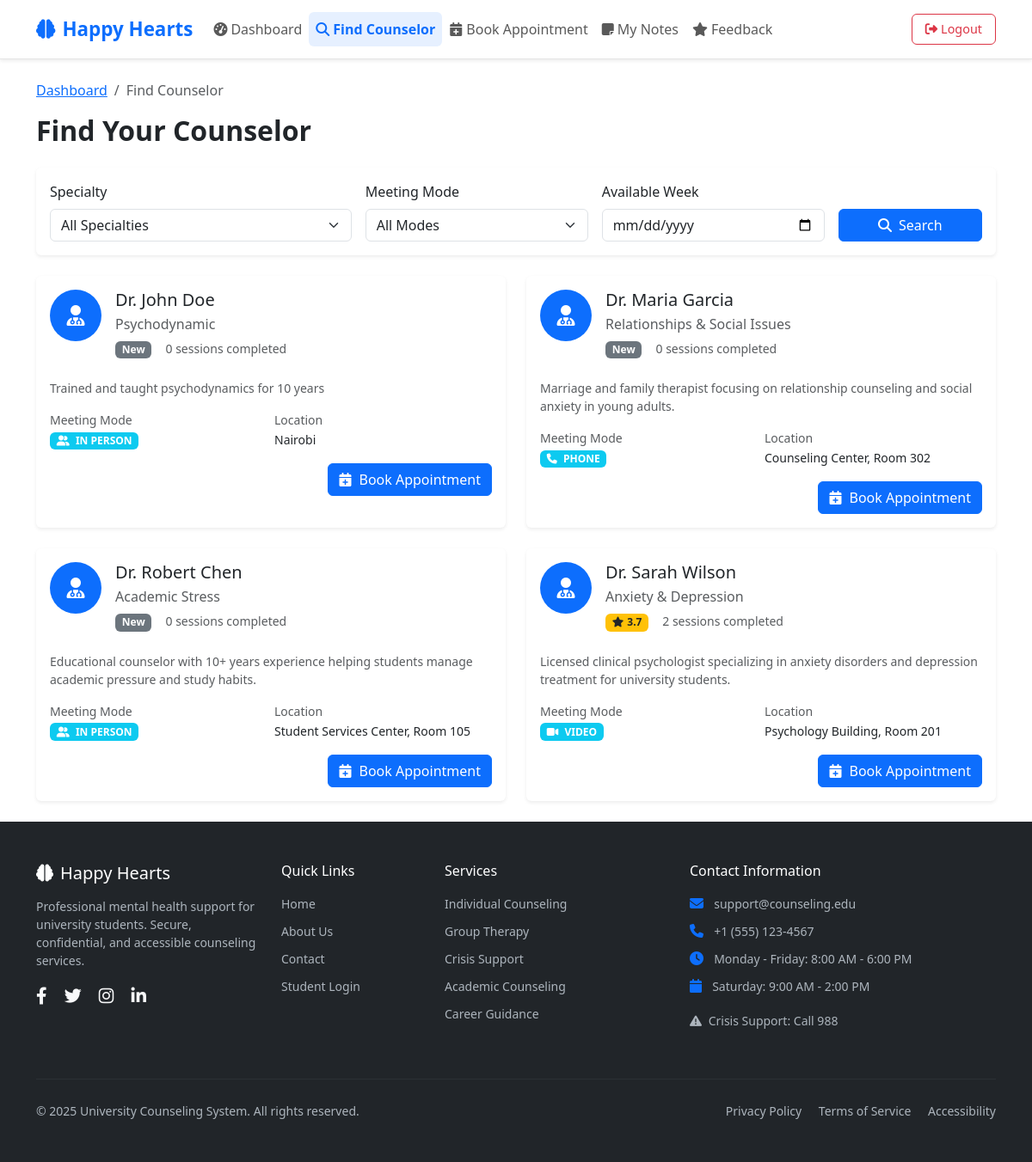
Page /student/find_counselor.php (signed in) on the earlier database version.
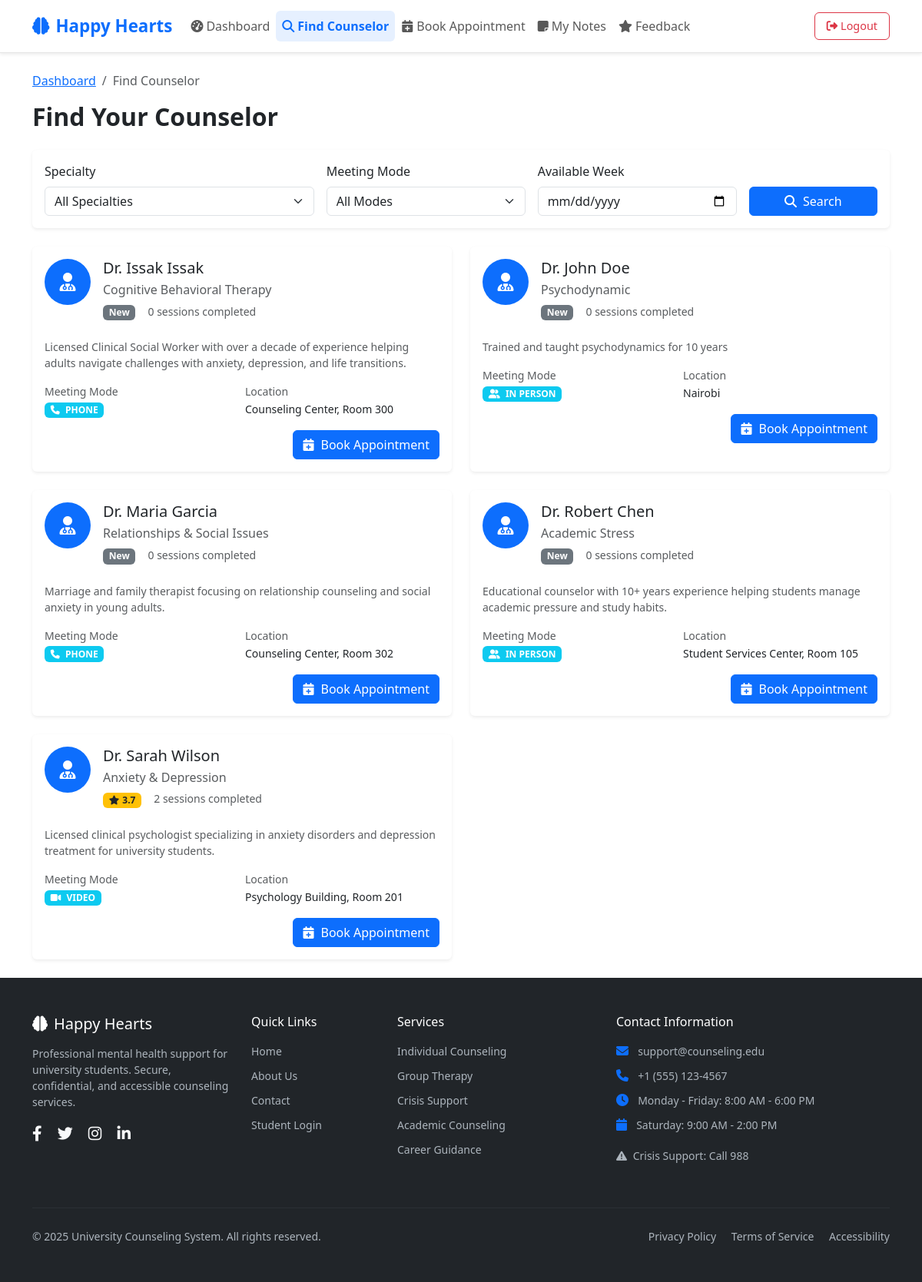
Same page on the later database version.
### tables this page shows
CREATE TABLE `counselor_profiles` (
  `user_id` bigint NOT NULL,
  `specialty` varchar(150) DEFAULT NULL,
  `meeting_mode` enum('IN_PERSON','VIDEO','PHONE') DEFAULT NULL,
  `bio` text,
  `location` varchar(150) DEFAULT NULL,
  PRIMARY KEY (`user_id`),
  CONSTRAINT `counselor_profiles_ibfk_1` FOREIGN KEY (`user_id`) REFERENCES `users` (`id`) ON DELETE CASCADE
);

CREATE TABLE `users` (
  `id` bigint NOT NULL AUTO_INCREMENT,
  `role` enum('STUDENT','COUNSELOR','ADMIN') NOT NULL,
  `name` varchar(150) NOT NULL,
  `email` varchar(150) NOT NULL,
  `password_hash` varchar(255) NOT NULL,
  `phone` varchar(20) DEFAULT NULL,
  `created_at` timestamp NULL DEFAULT CURRENT_TIMESTAMP,
  PRIMARY KEY (`id`),
  UNIQUE KEY `email` (`email`)
);

### student/find_counselor.php (the view, shortened to what the changed rows need)
<?php
require_once '../config/db.php';
$where_conditions = ['u.role = "COUNSELOR"'];
$params = [];
$date_condition = '';
$where_clause = implode(' AND ', $where_conditions) . $date_condition;
$sql = "SELECT u.*, cp.specialty, cp.meeting_mode, cp.bio, cp.location,
        (SELECT AVG(f.rating) FROM feedback f
         JOIN sessions s ON f.session_id = s.id
         JOIN appointments a ON s.appointment_id = a.id
         WHERE a.counselor_id = u.id) as avg_rating,
        (SELECT COUNT(*) FROM appointments a
         WHERE a.counselor_id = u.id AND a.status = 'COMPLETED') as completed_sessions
        FROM users u
        JOIN counselor_profiles cp ON u.id = cp.user_id
        WHERE $where_clause
        ORDER BY u.name";
$stmt = $pdo->prepare($sql);
$stmt->execute($params);
$counselors = $stmt->fetchAll();
?>
<!DOCTYPE html>
<html lang="en">
<head>
    <link href="https://cdn.jsdelivr.net/npm/bootstrap@5.3.0/dist/css/bootstrap.min.css" rel="stylesheet">
    <link href="https://cdnjs.cloudflare.com/ajax/libs/font-awesome/6.4.0/css/all.min.css" rel="stylesheet">
    <link href="../assets/css/app.css" rel="stylesheet">
</head>
<body>
    <div class="container py-4">
        <div class="row">
            <div class="col-12">
                <h2 class="fw-bold mb-4">Find Your Counselor</h2>
            </div>
        </div>
        <div class="row">
            <div class="col-12">
                <?php if (empty($counselors)): ?>
                    <div class="card border-0 shadow-sm">
                        <div class="card-body text-center py-5">
                            <i class="fas fa-search text-muted fs-1 mb-3"></i>
                            <h5 class="text-muted">No counselors found</h5>
                            <p class="text-muted">Try adjusting your search filters or check back later</p>
                        </div>
                    </div>
                <?php else: ?>
                    <div class="row g-4">
                        <?php foreach ($counselors as $counselor): ?>
                            <div class="col-lg-6">
                                <div class="card border-0 shadow-sm h-100">
                                    <div class="card-body">
                                        <div class="d-flex align-items-start mb-3">
                                            <div class="me-3">
                                                <div class="bg-primary text-white rounded-circle d-flex align-items-center justify-content-center" style="width: 60px; height: 60px;">
                                                    <i class="fas fa-user-md fs-4"></i>
                                                </div>
                                            </div>
                                            <div class="flex-grow-1">
                                                <h5 class="mb-1"><?= htmlspecialchars($counselor['name']) ?></h5>
                                                <p class="text-muted mb-1"><?= htmlspecialchars($counselor['specialty'] ?? 'General Counseling') ?></p>
                                                <div class="d-flex align-items-center mb-2">
                                                    <div class="me-3">
                                                        <?php if ($counselor['avg_rating']): ?>
                                                            <span class="badge bg-warning text-dark">
                                                                <i class="fas fa-star me-1"></i><?= number_format($counselor['avg_rating'], 1) ?>
                                                            </span>
                                                        <?php else: ?>
                                                            <span class="badge bg-secondary">New</span>
                                                        <?php endif; ?>
                                                    </div>
                                                    <small class="text-muted">
                                                        <?= $counselor['completed_sessions'] ?> sessions completed
                                                    </small>
                                                </div>
                                            </div>
                                        </div>
                                        <?php if ($counselor['bio']): ?>
                                            <p class="text-muted small mb-3">
                                                <?= htmlspecialchars(substr($counselor['bio'], 0, 150)) ?>
                                            </p>
                                        <?php endif; ?>
                                        <div class="row g-2 mb-3">
                                            <div class="col-6">
                                                <small class="text-muted d-block">Meeting Mode</small>
                                                <span class="badge bg-info">
                                                    <?php
                                                    $mode_icons = [
                                                        'IN_PERSON' => 'fas fa-user-friends',
                                                        'VIDEO' => 'fas fa-video',
                                                        'PHONE' => 'fas fa-phone'
                                                    ];
                                                    ?>
                                                    <i class="<?= $mode_icons[$counselor['meeting_mode']] ?? 'fas fa-question' ?> me-1"></i>
                                                    <?= str_replace('_', ' ', $counselor['meeting_mode'] ?? 'TBD') ?>
                                                </span>
                                            </div>
                                            <?php if ($counselor['location']): ?>
                                                <div class="col-6">
                                                    <small class="text-muted d-block">Location</small>
                                                    <small><?= htmlspecialchars($counselor['location']) ?></small>
                                                </div>
                                            <?php endif; ?>
                                        </div>
                                        <div class="text-end">
                                            <a href="book_appointment.php?counselor_id=<?= $counselor['id'] ?>" class="btn btn-primary">
                                                <i class="fas fa-calendar-plus me-2"></i>Book Appointment
                                            </a>
                                        </div>
                                    </div>
                                </div>
                            </div>
                        <?php endforeach; ?>
                    </div>
                <?php endif; ?>
            </div>
        </div>
    </div>
</body>
</html>

Differences in the rows shown:
added counselor_profiles: user_id.name "Dr. Issak Issak", specialty "Cognitive Behavioral Therapy", shows "New", completed_sessions "0", bio "Licensed Clinical Social Worker with over a decade of experience helping adults navigate challenges with anxiety, depression, and life transitions.", meeting_mode "PHONE", location "Counseling Center, Room 300"
